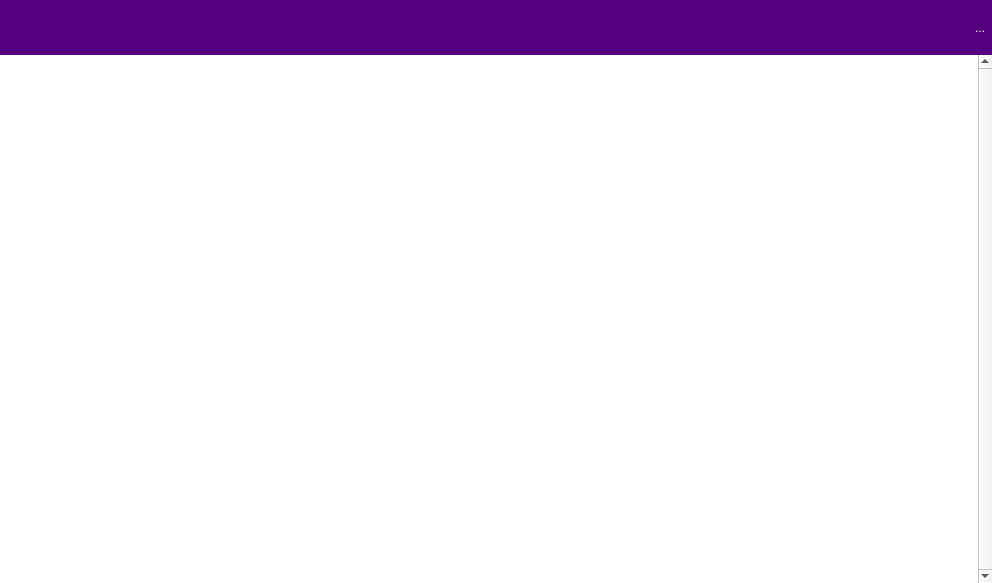
<?xml version="1.0" encoding="UTF-8"?>
<ui version="4.0">
 <class>OTableView</class>
 <widget class="QDialog" name="OTableView">
  <property name="geometry">
   <rect>
    <x>0</x>
    <y>0</y>
    <width>992</width>
    <height>583</height>
   </rect>
  </property>
  <property name="windowTitle">
   <string>Dialog</string>
  </property>
  <layout class="QVBoxLayout" name="verticalLayout" stretch="0,1">
   <property name="spacing">
    <number>0</number>
   </property>
   <property name="leftMargin">
    <number>0</number>
   </property>
   <property name="topMargin">
    <number>0</number>
   </property>
   <property name="rightMargin">
    <number>0</number>
   </property>
   <property name="bottomMargin">
    <number>0</number>
   </property>
   <item>
    <widget class="QFrame" name="frameHeader">
     <property name="minimumSize">
      <size>
       <width>0</width>
       <height>55</height>
      </size>
     </property>
     <property name="styleSheet">
      <string notr="true">QToolButton{
	color:white;
	font: 75 20pt &quot;微软雅黑&quot;;
}

QToolButton::disabled{
	color:darkgray;
}

QFrame#frameHeader {
	background-color: rgb(85, 0, 127);
}

QLabel{
	color:white;
	font: 75 20pt &quot;微软雅黑&quot;;
}</string>
     </property>
     <property name="frameShape">
      <enum>QFrame::NoFrame</enum>
     </property>
     <property name="frameShadow">
      <enum>QFrame::Raised</enum>
     </property>
     <layout class="QHBoxLayout" name="horizontalLayout" stretch="1,0">
      <property name="leftMargin">
       <number>0</number>
      </property>
      <property name="topMargin">
       <number>0</number>
      </property>
      <property name="rightMargin">
       <number>0</number>
      </property>
      <property name="bottomMargin">
       <number>0</number>
      </property>
      <item>
       <widget class="QLabel" name="labelTitle">
        <property name="text">
         <string/>
        </property>
        <property name="alignment">
         <set>Qt::AlignCenter</set>
        </property>
       </widget>
      </item>
      <item>
       <widget class="QToolButton" name="toolButtonClose">
        <property name="sizePolicy">
         <sizepolicy hsizetype="Preferred" vsizetype="Expanding">
          <horstretch>0</horstretch>
          <verstretch>0</verstretch>
         </sizepolicy>
        </property>
        <property name="text">
         <string>...</string>
        </property>
        <property name="icon">
         <iconset resource="omessagebox.qrc">
          <normaloff>:/images/close.png</normaloff>:/images/close.png</iconset>
        </property>
        <property name="iconSize">
         <size>
          <width>48</width>
          <height>48</height>
         </size>
        </property>
        <property name="autoRaise">
         <bool>true</bool>
        </property>
       </widget>
      </item>
     </layout>
    </widget>
   </item>
   <item>
    <widget class="QTableWidget" name="tableWidget">
     <property name="styleSheet">
      <string notr="true"/>
     </property>
     <property name="frameShape">
      <enum>QFrame::NoFrame</enum>
     </property>
     <property name="verticalScrollBarPolicy">
      <enum>Qt::ScrollBarAlwaysOn</enum>
     </property>
     <property name="horizontalScrollBarPolicy">
      <enum>Qt::ScrollBarAlwaysOff</enum>
     </property>
     <property name="editTriggers">
      <set>QAbstractItemView::NoEditTriggers</set>
     </property>
     <attribute name="horizontalHeaderDefaultSectionSize">
      <number>160</number>
     </attribute>
     <attribute name="verticalHeaderDefaultSectionSize">
      <number>40</number>
     </attribute>
    </widget>
   </item>
  </layout>
 </widget>
 <resources>
  <include location="omessagebox.qrc"/>
 </resources>
 <connections/>
</ui>
